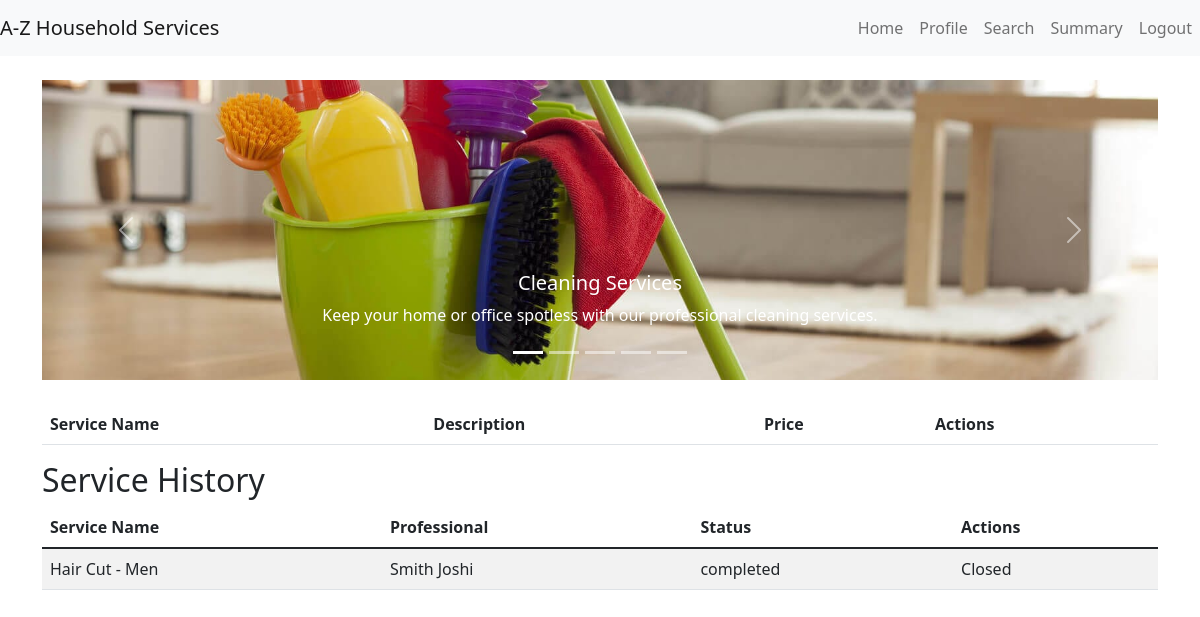
Page /customer/dashboard (signed in) on the earlier database version.
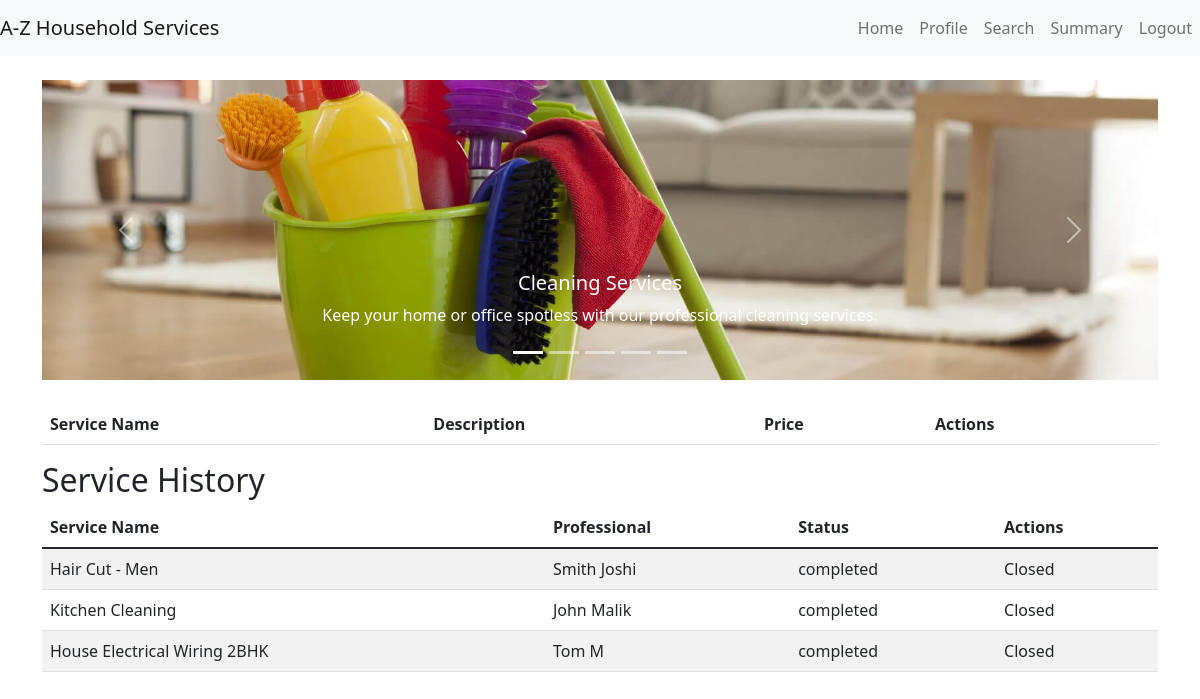
Same page on the later database version.
### models.py (models this page shows, shortened)
class Service(db.Model):
    __tablename__ = 'services'
    id = db.Column(db.Integer, primary_key=True)
    name = db.Column(db.String(100), nullable=False)
    price = db.Column(db.Float, nullable=False)
    description = db.Column(db.String(200))
    service_type = db.Column(db.String(50))

class ProfessionalProfile(db.Model):
    __tablename__ = 'professional_profiles'
    id = db.Column(db.Integer, primary_key=True)
    user_id = db.Column(db.Integer, db.ForeignKey('users.id'))
    full_name = db.Column(db.String(100), nullable=False)
    service_type = db.Column(db.String(100), nullable=False)
    experience = db.Column(db.String(100), nullable=False)
    filename = db.Column(db.String(120), nullable=False)
    uploaded_at = db.Column(db.DateTime, default=db.func.current_timestamp())
    address = db.Column(db.String(200),nullable=False)
    pin_code = db.Column(db.String(6), nullable=False)
    reviews = db.Column(db.Float, default=0)

class ServiceRequest(db.Model):
    __tablename__ = 'service_requests'
    id = db.Column(db.Integer, primary_key=True)
    service_id = db.Column(db.Integer, db.ForeignKey('services.id'))
    customer_id = db.Column(db.Integer, db.ForeignKey('users.id'))
    professional_id = db.Column(db.Integer, db.ForeignKey('users.id'), nullable=True)
    date_of_request = db.Column(db.DateTime, default=db.func.current_timestamp())
    date_of_accept_reject = db.Column(db.DateTime, nullable=True)
    date_of_completion = db.Column(db.DateTime, nullable=True)
    service_status = db.Column(db.String(20))  # requested, accepted, rejected , completed
    remarks = db.Column(db.String(200))

### app.py (the view)
@app.route('/customer/dashboard', methods=['GET', 'POST'])
def customer_dashboard():
    if 'user_id' in session:
        if request.args.get("service_type"):
            services = Service.query.filter_by(service_type=request.args.get("service_type")).all()
        else:
            services = []
        service_requests = ServiceRequest.query.filter_by(customer_id=session['user_id']).all()
        professional_profile = ProfessionalProfile.query.all()
        service_dict = {}  # Define service_dict here
        prof_dict = {}  # Define user_dict here
        for professional in professional_profile:
            prof_dict[professional.user_id] = professional
        for service in Service.query.all():
            service_dict[service.id] = service
        return render_template('customer_dashboard.html', services=services, service_requests=service_requests,prof_dict=prof_dict,service_dict=service_dict)
    return redirect(url_for('login'))

### app.py (called while the page is built)
@app.before_request
def create_tables():
    global first_request
    if first_request:
        db.create_all()
        first_request = False

### templates/customer_dashboard.html (shortened to what this page needs)
{% extends "base.html" %}
{% block content %}
<div id="serviceCarousel" class="carousel slide" data-bs-ride="carousel">
    <div class="carousel-indicators">
        <button type="button" data-bs-target="#serviceCarousel" data-bs-slide-to="0" class="active" aria-current="true"></button>
        <button type="button" data-bs-target="#serviceCarousel" data-bs-slide-to="1"></button>
        <button type="button" data-bs-target="#serviceCarousel" data-bs-slide-to="2"></button>
        <button type="button" data-bs-target="#serviceCarousel" data-bs-slide-to="3"></button>
        <button type="button" data-bs-target="#serviceCarousel" data-bs-slide-to="4"></button>
    </div>
    <div class="carousel-inner">
        <div class="carousel-item active">
            <img src="{{ url_for('static', filename='images/cleaning.jpg') }}" class="d-block w-100" alt="Cleaning Services">
            <div class="carousel-caption d-none d-md-block">
                <a href="{{ url_for('customer_dashboard', service_type='cleaning') }}" class="btn">
                <h5>Cleaning Services</h5>
                <p>Keep your home or office spotless with our professional cleaning services.</p>
                </a>
            </div>
        </div>
    </div>
    <button class="carousel-control-prev" type="button" data-bs-target="#serviceCarousel" data-bs-slide="prev">
        <span class="carousel-control-prev-icon" aria-hidden="true"></span>
    </button>
    <button class="carousel-control-next" type="button" data-bs-target="#serviceCarousel" data-bs-slide="next">
        <span class="carousel-control-next-icon" aria-hidden="true"></span>
    </button>
</div>
<table class="table table-striped mt-4">
    <thead>
        <tr>
            <th>Service Name</th>
            <th>Description</th>
            <th>Price</th>
            <th>Actions</th>
        </tr>
    </thead>
</table>
<h2>Service History</h2>
<table class="table table-striped">
    <thead>
        <tr>
            <th>Service Name</th>
            <th>Professional</th>
            <th>Status</th>
            <th>Actions</th>
        </tr>
    </thead>
    <tbody>
        {% for service_request in service_requests %}
        <tr>
            <td>{{ service_dict[service_request.service_id].name }}</td>
            <td>{{ prof_dict[service_request.professional_id].full_name }}</td>
            <td>{{ service_request.service_status }}</td>
            <td>
                {% if service_request.service_status != 'completed' %}
                    <a href="/customer/close_service_request/{{ service_request.id }}" class="btn btn-success">Close</a>
                {% else %}
                    Closed
                {% endif %}
            </td>
        </tr>
        {% endfor %}
    </tbody>
</table>
{% endblock %}

### templates/base.html (shortened to what this page needs)
<!DOCTYPE html>
<html lang="en">
<head>
    <link href="https://cdn.jsdelivr.net/npm/bootstrap@5.1.3/dist/css/bootstrap.min.css" rel="stylesheet">
    <link rel="stylesheet" href="{{ url_for('static', filename='styles/styles.css') }}">
</head>
<body>
    <nav class="navbar navbar-expand-lg navbar-light bg-light">
        <a class="navbar-brand" href="/">A-Z Household Services</a>
        <div class="collapse navbar-collapse" id="navbarNav">
            <ul class="navbar-nav ms-auto">
                <li class="nav-item">
                    <a class="nav-link" href="{{ url_for(session['role'] + '_dashboard') }}">Home</a>
                </li>
                <li class="nav-item">
                    <a class="nav-link" href="{{ url_for(session['role'] + '_profile') }}">Profile</a>
                </li>
                    <a class="nav-link" href="{{ url_for(session['role'] + '_search') }}">Search</a>
                    <a class="nav-link" href="{{ url_for(session['role'] + '_summary') }}">Summary</a>
                <li class="nav-item">
                    <a class="nav-link" href="{{ url_for('logout') }}">Logout</a>
                </li>
            </ul>
        </div>
    </nav>
    <div class="container mt-4">
        {% block content %} {% endblock %}
    </div>
</body>
</html>

### static/styles/styles.css (style rules this page uses)
.carousel-item img { height: 300px; object-fit: cover; }
.carousel-caption { background-color: transparent; padding: 10px; }
.carousel-caption h5, .carousel-caption p, .carousel-caption a { color: #fff; }

Differences in the rows shown:
added ServiceRequest: service_status "completed", shows "Closed"
now on this page (row unchanged): Service: name "Kitchen Cleaning"
added ProfessionalProfile: full_name "John Malik"
added ServiceRequest: service_status "completed", shows "Closed"
now on this page (row unchanged): Service: name "House Electrical Wiring 2BHK"
added ProfessionalProfile: full_name "Tom M"
